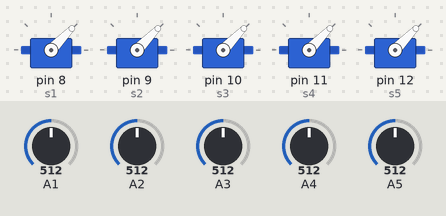
Bench run of a sketch on a simulated Arduino Uno, built with avr-gcc and run on an emulated ATmega328P. Parts: 5 × servo. The inputs (shaded band) are chosen by the test bench; at power-on: A1 = 512, A2 = 512, A3 = 512, A4 = 512, A5 = 512.

Above: at 1.8 s.
1.9 s: A1 set to 716
At 2.5 s:
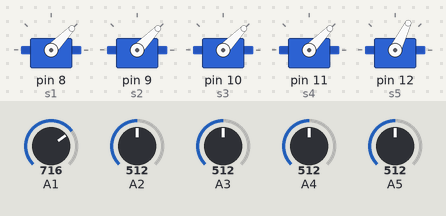
3.5 s: A2 set to 716
At 5.2 s:
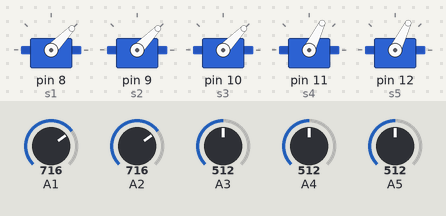
5.5 s: A3 set to 716
At 6.9 s:
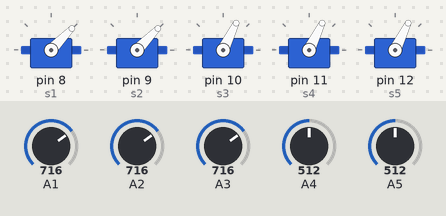
7.5 s: A4 set to 716
At 8.5 s:
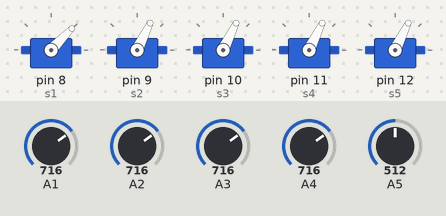
9.5 s: A5 set to 716
At 11.2 s:
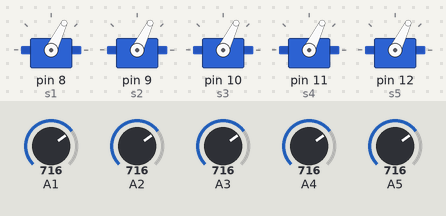
11.5 s: A1 set to 992
At 13.0 s:
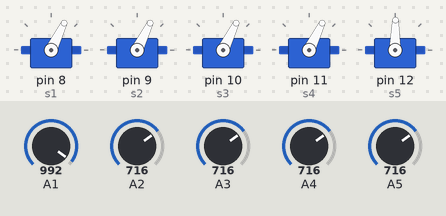
Timing chart, 0 to 14.5 s (numbered marks = the images above; inputs shaded):
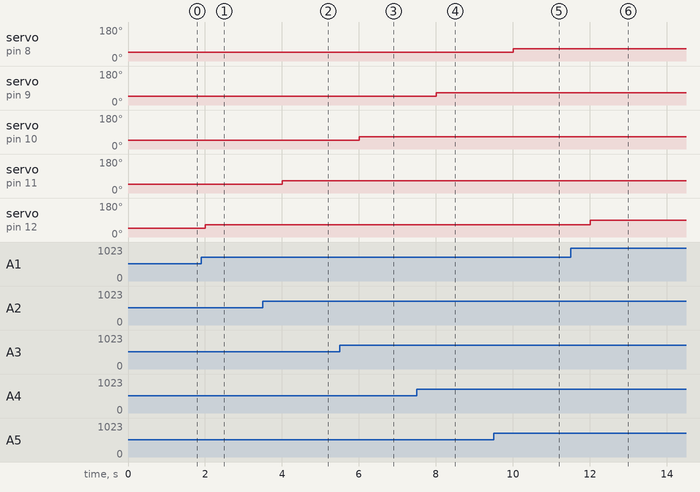

The sketch:

task1_servo_motor_variable_resistor1.ino
```cpp
// C++ code
//*Servoes mototr rotate from 0 degree to 90 degrees
#include <Servo.h>
Servo s1,s2,s3,s4,s5;
int val,val2,val3,val4,val5;


void setup(){
  //*Attaches the Servoes to the pins.
  s1.attach(8);
  s2.attach(9);
  s3.attach(10);
  s4.attach(11);
  s5.attach(12);


}

void loop () {

// *Attaches variabke resistors to the analog pins(Analog In).
  val = analogRead(A5);
  val2 = analogRead(A4);
  val3 = analogRead(A3);
  val4 = analogRead(A2);
  val5 = analogRead(A1);

  //Scale the varible resistors value with the servoes from 0 to 90 degrees
  val = map(val, 0, 1000, 0, 90);
  val2 = map(val2, 0, 1000, 0, 90);
  val3 = map(val3, 0, 1000, 0, 90);
  val4 = map(val4, 0, 1000, 0, 90);
  val5 = map(val5, 0, 1000, 0, 90);


  s1.write(val);
  s2.write(val2);
  s3.write(val3);
  s4.write(val4);
  s5.write(val5);


  delay(1000);


}
```

Measured:
- after the input at 1.9 s, servo on pin 12 (s5): 46° → 64° after 0.10 s
- after the input at 3.5 s, servo on pin 11 (s4): 46° → 64° after 0.51 s
- after the input at 5.5 s, servo on pin 10 (s3): 46° → 64° after 0.51 s
- after the input at 7.5 s, servo on pin 9 (s2): 46° → 64° after 0.51 s
- after the input at 9.5 s, servo on pin 8 (s1): 46° → 64° after 0.51 s
- after the input at 11.5 s, servo on pin 12 (s5): 64° → 89° after 0.52 s
